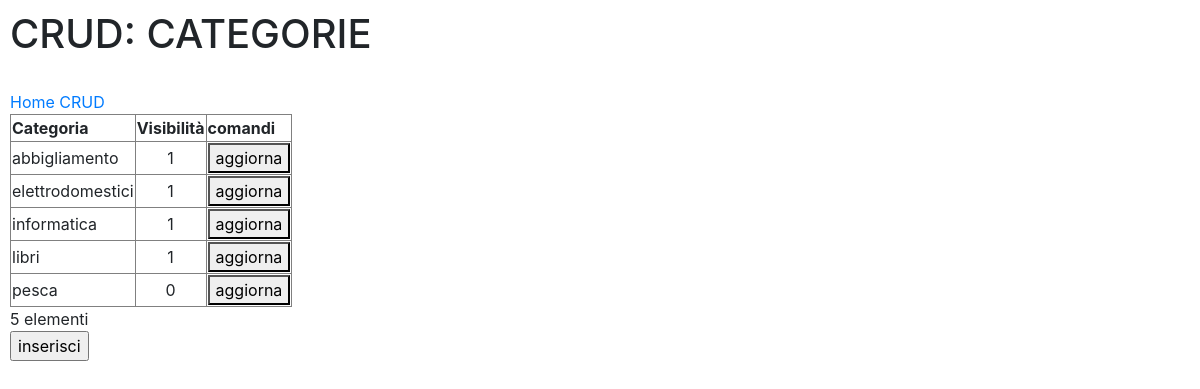
Screenshot of /admin/crud_categorie.php (signed in) with the database file from the repository.
### tables this page shows
CREATE TABLE IF NOT EXISTS `tp_categorie` (
  `pk` int(11) NOT NULL AUTO_INCREMENT,
  `nome` varchar(20) NOT NULL,
  `is_visibile` tinyint(1) NOT NULL,
  PRIMARY KEY (`pk`)
);

### admin/crud_categorie.php (the view, shortened to what this page needs)
<?php
$conn = new mysqli($CONFIG["db-host"], $CONFIG["db-user"], $CONFIG["db-pass"], $CONFIG["db-name"]);
if(isset($_SESSION["pkb"])){
?>
<!DOCTYPE html>
<html>
	<head>
        <link rel="stylesheet" href="https://stackpath.bootstrapcdn.com/bootstrap/4.3.1/css/bootstrap.min.css">
</head>
<body>
<h1>CRUD: CATEGORIE</h1>
<br><a href="http://frankmoses.altervista.org/wapp/toplay/admin/index.php">Home CRUD</a><br>
<?php
$sql = "
		SELECT  c.nome as 'Categoria',c.pk as 'pk',c.is_visibile as 'Visibilità'
		FROM 	tp_categorie c
       order by c.nome ASC
        ";
$result = $conn->query($sql);
if ($result->num_rows > 0) {
?>
	<table border='1'>
      <tr>
        <th>Categoria</th>
        <th>Visibilit&agrave;</th>
        <th>comandi</th>
      </tr>
<?php
	while($row = $result->fetch_assoc()) {
?>
		<tr>
          <td	id	= 'nome_<?php echo $row["pk"]; ?>'
          		name= 'nome_<?php echo $row["pk"]; ?>'><?php echo $row["Categoria"]; ?></td>
           <td	align="center" id	= 'visibile_<?php echo $row["pk"]; ?>'
          		name= 'visibile_<?php echo $row["pk"]; ?>'><?php echo $row["Visibilità"]; ?></td>
          <td>
            <button onclick="aggiorna('<?php echo $row["pk"]?>')">aggiorna</button>
          </td>
		</tr>
<?php
	}
?>
	</table>
<?php
	}
?>
<?php echo $result->num_rows; ?> elementi<br>
<input type = "button"
id = "btn_cmd"
name = "btn_cmd"
value = "inserisci"
onclick = "inserisci();">
</body>
</html>
<?php
}
?>

### admin/crud_categorie.php (style rules this page uses)
body { padding:10px; }

### rows the page displays
tp_categorie: nome "abbigliamento", is_visibile "1"
tp_categorie: nome "elettrodomestici", is_visibile "1"
tp_categorie: nome "informatica", is_visibile "1"
tp_categorie: nome "libri", is_visibile "1"
tp_categorie: nome "pesca", is_visibile "0"

### other values shown
$result->num_rows "5"
